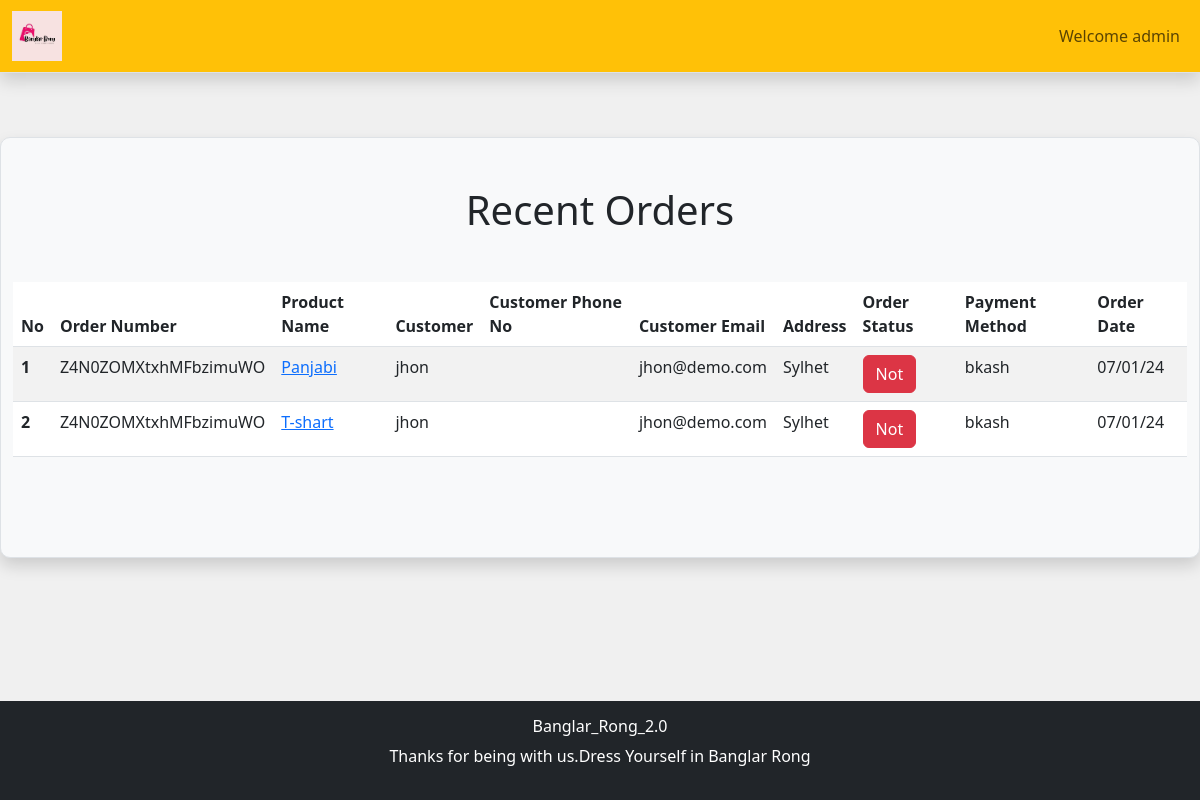
Page /admin_area/current-order.php (signed in) on the committed database.
### tables this page shows
CREATE TABLE `orders` (
  `OrderID` int(11) NOT NULL,
  `OrderNumber` text NOT NULL,
  `userID` int(11) NOT NULL,
  `orderStatus` tinyint(1) NOT NULL,
  `addr` text NOT NULL,
  `paymentMethod` text NOT NULL,
  `productID` text NOT NULL,
  `timestamp` timestamp NOT NULL DEFAULT current_timestamp(),
  `paymentStatus` tinyint(1) NOT NULL,
  `product_title` int(11) NOT NULL,
  `order_price` text NOT NULL,
  `offer_rate` int(11) NOT NULL,
  `quantity` int(11) NOT NULL,
  `delibariedDate` timestamp NULL DEFAULT NULL
);

CREATE TABLE `products` (
  `product_id` int(11) NOT NULL,
  `product_title` varchar(100) NOT NULL,
  `product_description` varchar(255) NOT NULL,
  `product_keywords` varchar(255) NOT NULL,
  `category_id` int(11) NOT NULL,
  `brand_id` int(11) NOT NULL,
  `product_image1` varchar(255) NOT NULL,
  `product_image2` varchar(255) NOT NULL,
  `product_image3` varchar(255) NOT NULL,
  `product_price` varchar(100) NOT NULL,
  `specialOffers` tinyint(1) NOT NULL,
  `offerRate` int(11) NOT NULL,
  `date` timestamp NOT NULL DEFAULT current_timestamp() ON UPDATE current_timestamp(),
  `status` varchar(100) NOT NULL
);

CREATE TABLE `users` (
  `id` int(120) NOT NULL,
  `fname` varchar(150) DEFAULT NULL,
  `lname` varchar(150) DEFAULT NULL,
  `username` varchar(150) DEFAULT NULL,
  `email` varchar(150) DEFAULT NULL,
  `password` varchar(150) DEFAULT NULL,
  `verify` tinyint(1) NOT NULL,
  `verify_code` text NOT NULL,
  `date` timestamp NULL DEFAULT current_timestamp(),
  `phone_no` text NOT NULL,
  `address` text NOT NULL
);

### admin_area/current-order.php (the view, shortened to what this page needs)
<?php
require('header.php');
?>
    <div class="container-fluid mt-3  mb-5 bg-light rounded-lg border border-rounded shadow">
        <h1 class="text-center my-5">Recent Orders</h1>
        <table class="table table-striped ">
  <thead>
    <tr>
      <th scope="col">No</th>
      <th scope="col">Order Number</th>
      <th scope="col">Product Name</th>
      <th scope="col">Customer</th>
      <th scope="col">Customer Phone No</th>
      <th scope="col">Customer Email</th>
      <th scope="col">Address</th>
      <th scope="col">Order Status</th>
      <th scope="col">Payment Method</th>
      <th scope="col">Order Date</th>
    </tr>
  </thead>
  <tbody>
    <?php  global $con;
    $select_query = "SELECT *,users.fname,users.phone_no, users.email,products.product_title FROM orders CROSS JOIN users,products WHERE users.id=orders.userID AND products.product_id=orders.productID AND orders.orderStatus=0";
$result_query = mysqli_query($con, $select_query);
$no = 1;
while ($row = mysqli_fetch_assoc($result_query)) {
    $OrderID = $row['OrderID'];
    $OrderNumber = $row['OrderNumber'];
    $product_title = $row['product_title'];
    $orderStatus = $row['orderStatus'];
    $addr = $row['addr'];
    $paymentMethod = $row['paymentMethod'];
    $productID = $row['productID'];
    $timestamp = $row['timestamp'];
    $fname = $row['fname'];
    $phone_no = $row['phone_no'];
    $email = $row['email'];
    $timestamp = date("d/m/y",strtotime($timestamp));
    ?>
    <tr class='product-<?php echo $OrderID;?>'>
      <th scope="row"><?php echo $no++;?></th>
      <td><?php echo $OrderNumber;?></td>
      <td> <a class='text-primary' href="product.php?id=<?php echo $productID;?>&view=true"><?php echo $product_title;?></a></td>
      <td><?php echo $fname;?></td>
      <td><?php echo $phone_no;?></td>
      <td><?php echo $email;?></td>
      <td><?php echo $addr ;?></td>
      <td ><?php if( $orderStatus){ ?>
        <a class="btn btn-success" role="button">Ok</a>
    <?php }else{ ?>
        <a class="btn btn-danger" href="current-order.php?id=<?php echo $OrderID;?>&status=true" role="button">Not</a>
    <?php } ?>
    </td>
      <td><?php echo $paymentMethod ;?></td>
      <td><?php echo $timestamp ;?></td>
    </tr>
    <?php
}?>
  </tbody>
</table>
</div>
<?php
require('footer.php')
?>

### style.css (style rules this page uses)
* { margin: 0; padding: 0; box-sizing: border-box; }

### admin_area/header.php (style rules this page uses)
table { margin-bottom: 100px !important; }
.border-rounded { border-radius: 10px; }

### rows in the picture
orders: OrderNumber "Z4N0ZOMXtxhMFbzimuWO", productID.product_title "Panjabi", users.fname "jhon", users.email "jhon@demo.com", addr "Sylhet", paymentMethod "bkash", timestamp "07/01/24"
orders: OrderNumber "Z4N0ZOMXtxhMFbzimuWO", productID.product_title "T-shart", users.fname "jhon", users.email "jhon@demo.com", addr "Sylhet", paymentMethod "bkash", timestamp "07/01/24"

### other values in the picture
$_SESSION['admin_name'] "admin"
